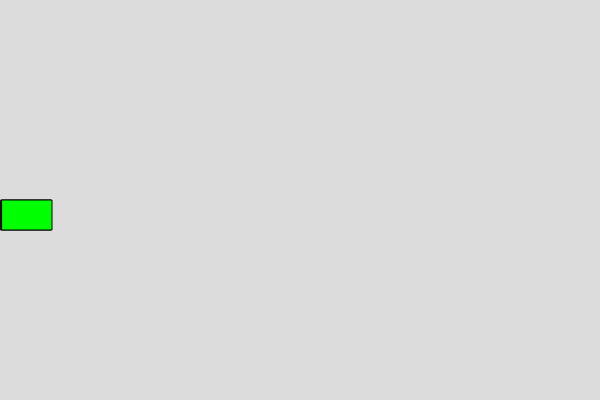
Frame 1 (no input)
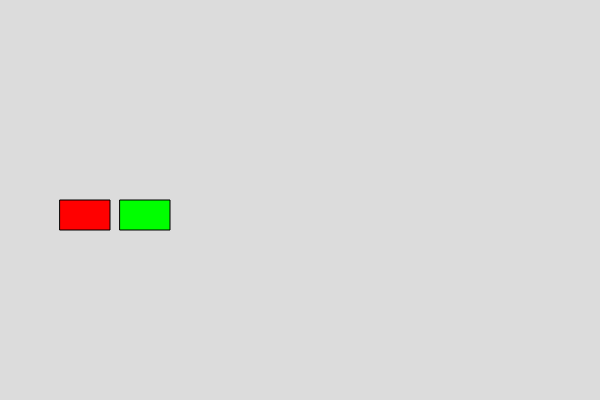
Frame 60 (no input)
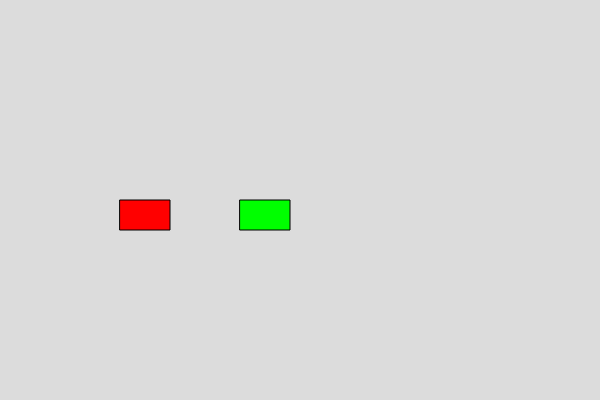
Frame 120 (the mouse pressed at the canvas centre since frame 60)

The p5.js sketch that drew these frames (run headless with seeded random() and noise() and a simulated clock; from frame 60 on, the mouse is pressed at the canvas centre):

// p5.js sketch
// ── sketch.js
// Variables para los carros
var car1, car2;

function setup() {
  // Crear el lienzo
  createCanvas(600, 400);
  
  // Crear los objetos carro con características distintas
  car1 = new Car(color(255, 0, 0), 1, 0); // Rojo, velocidad 1, no puede saltar
  car2 = new Car(color(0, 255, 0), 2, 32); // Verde, velocidad 2, puede saltar con la tecla espacio
}

function draw() {
  // Establecer el fondo
  background(220);
  
  // Mover los carros
  car1.move();
  car2.move();
  
  // Mostrar los carros
  car1.display();
  car2.display();
}

function keyPressed() {
  // Si se presiona la tecla espacio y el carro 2 puede saltar
  if (keyCode === 32 && car2.canJump) {
    car2.jump();
  }
}

// Clase Car para crear los objetos carro
class Car {
  constructor(color, speed, jumpHeight) {
    this.color = color; // Color del carro
    this.speed = speed; // Velocidad del carro
    this.jumpHeight = jumpHeight; // Altura del salto del carro
    this.canJump = (jumpHeight > 0); // Si el carro puede saltar
    this.x = 0; // Posición horizontal del carro
    this.y = 0; // Posición vertical del carro
  }
  
  // Método para mover el carro en el eje x
  move() {
    this.x += this.speed;
    // Si el carro se sale del lienzo, volver al principio
    if (this.x > width) {
      this.x = 0;
    }
  }
  
  // Método para mostrar el carro
  display() {
    fill(this.color);
    rect(this.x, height/2, 50, 30);
  }
  
  // Método para hacer que el carro salte
  jump() {
    this.y -= this.jumpHeight;
    // Si el carro llega al suelo, volver a la posición original
    if (this.y >= 0) {
      this.y = 0;
    }
  }
}
